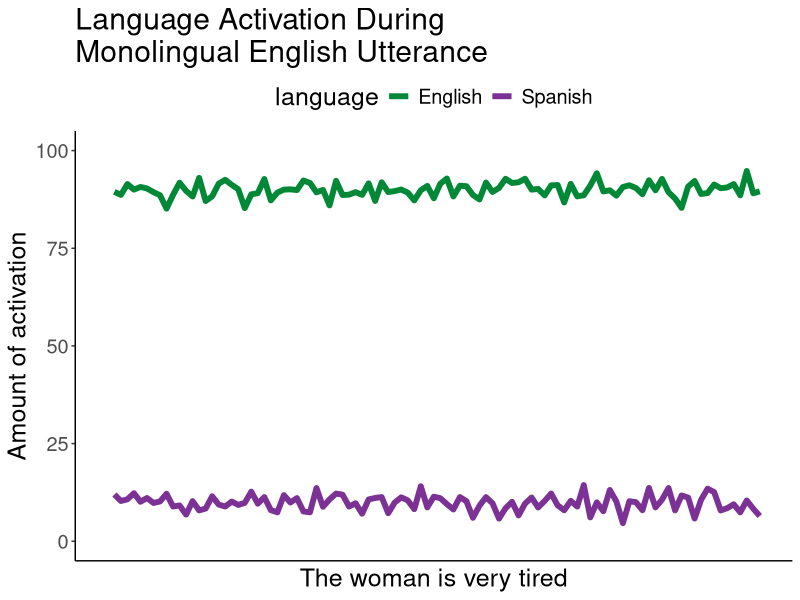
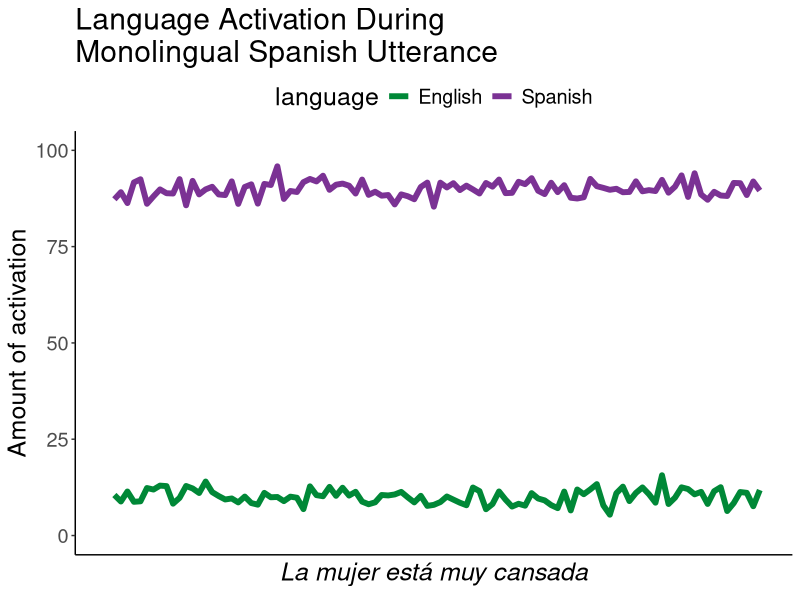
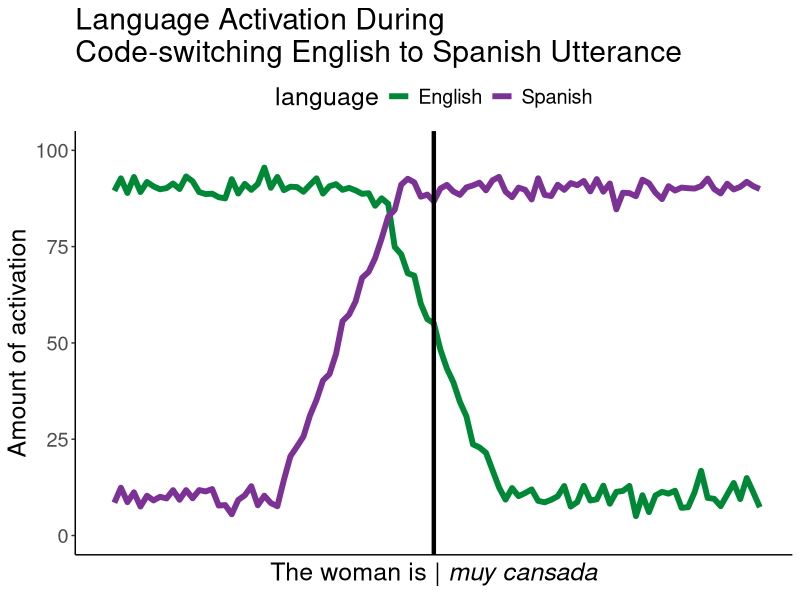
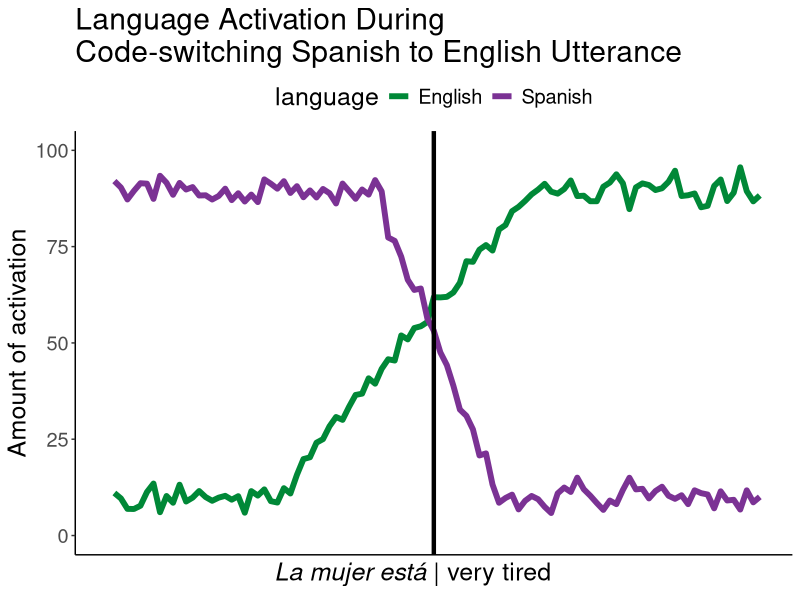

Write R code to recreate these figures, in order.
## LOAD PACKAGES ####
library(dplyr)
library(tidyr)
library(RColorBrewer)
library(ggplot2)


## MAKE FAKE DATA ####
eng_ml = data.frame(time = seq(1, 100)) %>%
  mutate(English = rnorm(100, 90, 2)) %>%
  mutate(Spanish = rnorm(100, 10, 2)) %>%
  gather(language, activation, c(English, Spanish))

sp_ml = data.frame(time = seq(1, 100)) %>%
  mutate(Spanish = rnorm(100, 90, 2)) %>%
  mutate(English = rnorm(100, 10, 2)) %>%
  gather(language, activation, c(English, Spanish))

cses = data.frame(time = seq(1, 100)) %>%
  mutate(English = c(rep(90, 40), seq(90, 10, length.out = 20), rep(10, 40)) + rnorm(100, 0, 2)) %>%
  mutate(Spanish = c(rep(10, 25), seq(10, 90, length.out = 20), rep(90, 55)) + rnorm(100, 0, 2)) %>%
  gather(language, activation, c(English, Spanish))

csse = data.frame(time = seq(1, 100)) %>%
  mutate(Spanish = c(rep(90, 40), seq(90, 10, length.out = 20), rep(10, 40)) + rnorm(100, 0, 2)) %>%
  mutate(English = c(rep(10, 25), seq(10, 90, length.out = 40), rep(90, 35)) + rnorm(100, 0, 2)) %>%
  gather(language, activation, c(English, Spanish))


## MAKE COLORS FOR FIGURES ####
colors = brewer.pal(5, "PRGn")
col_eng = colors[5]
col_sp = colors[1]


## MAKE PLOTS ####
# English monolingual utterance
eng_act.plot = ggplot(eng_ml, aes(x = time, y = activation, color=language)) +
  geom_line(lwd=2) +
  #geom_area(fill=col_eng) +
  xlim(0, 100) + 
  ylim(0, 100) +
  #scale_color_manual(values = c("black", "darkgrey")) +
  scale_color_manual(values = c(col_eng, col_sp)) +
  ggtitle("Language Activation During\nMonolingual English Utterance") +
  xlab("The woman is very tired") +
  ylab("Amount of activation") +
  theme_bw() +
  theme(text=element_text(size=18), title=element_text(size=18),
        panel.border = element_blank(),
        panel.grid.major = element_blank(), panel.grid.minor = element_blank(),
        axis.line = element_line(colour = "black"),
        legend.position="top", legend.key=element_blank()) +
  theme(axis.text.x = element_blank(), axis.ticks.x = element_blank())

pdf("figures/eng_act.pdf")
eng_act.plot
dev.off()

# Spanish monolingual utterance
sp_act.plot = ggplot(sp_ml, aes(x = time, y = activation, color=language)) +
  geom_line(lwd=2) +
  #geom_area(fill=col_eng) +
  xlim(0, 100) + 
  ylim(0, 100) +
  #scale_color_manual(values = c("black", "darkgrey")) +
  scale_color_manual(values = c(col_eng, col_sp)) +
  ggtitle("Language Activation During\nMonolingual Spanish Utterance") +
  xlab(expression(paste(italic("La mujer está muy cansada")))) +
  ylab("Amount of activation") +
  theme_bw() +
  theme(text=element_text(size=18), title=element_text(size=18),
        panel.border = element_blank(),
        panel.grid.major = element_blank(), panel.grid.minor = element_blank(),
        axis.line = element_line(colour = "black"),
        legend.position="top", legend.key=element_blank()) +
  theme(axis.text.x = element_blank(), axis.ticks.x = element_blank())

pdf("figures/sp_act.pdf")
sp_act.plot
dev.off()

# Code-switching English to Spanish utterance
cses_act.plot = ggplot(cses, aes(x = time, y = activation, color=language)) +
  geom_line(lwd=2) +
  #geom_area(fill=col_eng) +
  geom_vline(xintercept = 50, lwd=1.5) +
  xlim(0, 100) + 
  ylim(0, 100) +
  #scale_color_manual(values = c("black", "darkgrey")) +
  scale_color_manual(values = c(col_eng, col_sp)) +
  ggtitle("Language Activation During\nCode-switching English to Spanish Utterance") +
  xlab(expression(paste("The woman is |", italic(" muy cansada")))) +
  ylab("Amount of activation") +
  theme_bw() +
  theme(text=element_text(size=18), title=element_text(size=18),
        panel.border = element_blank(),
        panel.grid.major = element_blank(), panel.grid.minor = element_blank(),
        axis.line = element_line(colour = "black"),
        legend.position="top", legend.key=element_blank()) +
  theme(axis.text.x = element_blank(), axis.ticks.x = element_blank())

pdf("figures/cses_act.pdf")
cses_act.plot
dev.off()

# Code-switching Spanish to English utterance
csse_act.plot = ggplot(csse, aes(x = time, y = activation, color=language)) +
  geom_line(lwd=2) +
  #geom_area(fill=col_eng) +
  geom_vline(xintercept = 50, lwd=1.5) +
  xlim(0, 100) + 
  ylim(0, 100) +
  #scale_color_manual(values = c("black", "darkgrey")) +
  scale_color_manual(values = c(col_eng, col_sp)) +
  ggtitle("Language Activation During\nCode-switching Spanish to English Utterance") +
  xlab(expression(paste(italic("La mujer está "), "| very tired      "))) +
  ylab("Amount of activation") +
  theme_bw() +
  theme(text=element_text(size=18), title=element_text(size=18),
        panel.border = element_blank(),
        panel.grid.major = element_blank(), panel.grid.minor = element_blank(),
        axis.line = element_line(colour = "black"),
        legend.position="top", legend.key=element_blank()) +
  theme(axis.text.x = element_blank(), axis.ticks.x = element_blank())

pdf("figures/csse_act.pdf")
csse_act.plot
dev.off()

